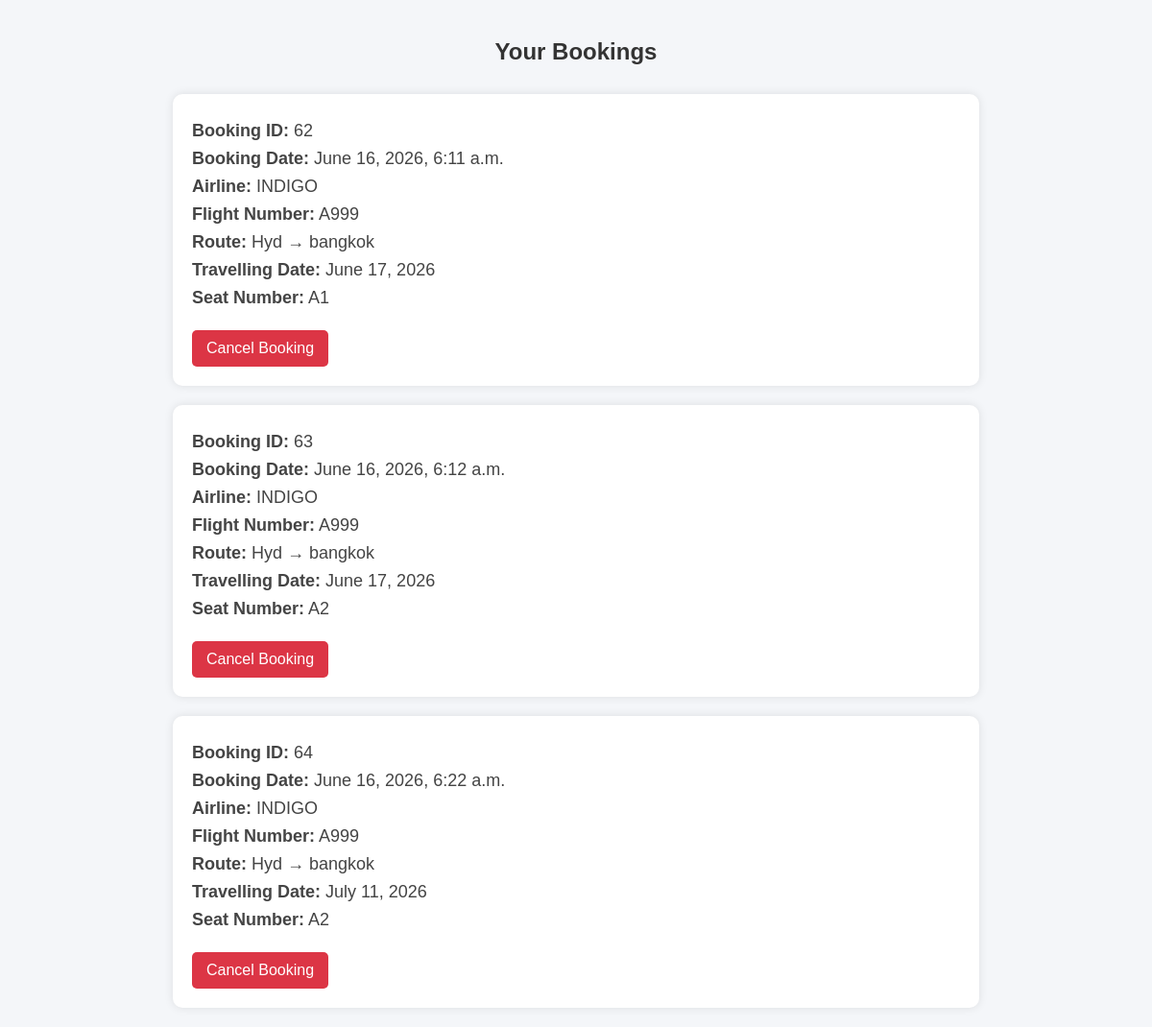
/booking/ (signed in), run on the app's committed database.
### myapp/models.py (models this page shows, shortened)
class Booking(models.Model):
    user = models.ForeignKey(User, on_delete=models.CASCADE)
    flight = models.ForeignKey(Flight, on_delete=models.CASCADE)
    travel_date = models.DateField()
    booking_date = models.DateTimeField(auto_now_add=True)
    seat_number = models.CharField( max_length=10,default='A1')
    payment_methods = models.CharField(max_length=50,default='Unknown')
    razorpay_order_id = models.CharField(
        max_length=100,
        blank=True,
        null=True
    )
    razorpay_payment_id = models.CharField(
        max_length=100,
        blank=True,
        null=True
    )
    payment_status = models.CharField(
        max_length=20,
        default='Pending'
    )

class Flight(models.Model):
    flight_number = models.CharField(max_length=10)
    source = models.CharField(max_length=50)
    destination = models.CharField(max_length=50)
    price = models.IntegerField()
    total_seats = models.IntegerField(default=5)
    flight_name = models.CharField(max_length=50, default="None")

### myapp/views.py (the view)
# urls.py: path('booking/', views.show_bookings),
def show_bookings(request):
    bookings = Booking.objects.filter(user=request.user)
    return render(request, 'show_bookings.html', {'bookings': bookings})

### myapp/templates/show_bookings.html (shortened to what this page needs)
<!DOCTYPE html>
<html>
<head>
</head>
<body>
<div class="container">
    <h2>Your Bookings</h2>
    {% if bookings %}
        {% for booking in bookings %}
        <div class="booking-card">
            <p>
                <strong>Booking ID:</strong>
                {{ booking.id }}
            </p>
            <p>
                <strong>Booking Date:</strong>
                {{ booking.booking_date }}
            </p>
            <p>
                <strong>Airline:</strong>
                {{ booking.flight.flight_name }}
            </p>
            <p>
                <strong>Flight Number:</strong>
                {{ booking.flight.flight_number }}
            </p>
            <p>
                <strong>Route:</strong>
                {{ booking.flight.source }}
                →
                {{ booking.flight.destination }}
            </p>
            <p>
                <strong>Travelling Date:</strong>
                {{ booking.travel_date }}
            </p>
            <p>
                <strong>Seat Number:</strong>
                {{ booking.seat_number }}
            </p>
            <a
                href="/cancel_booking/{{ booking.id }}/"
                class="cancel-btn"
            >
                Cancel Booking
            </a>
        </div>
        {% endfor %}
    {% endif %}
</div>
</body>
</html>

### myapp/templates/show_bookings.html (style rules this page uses)
body { margin:0; padding:0; font-family:Arial; background:#f4f6f9; }
.container { width:70%; margin:auto; margin-top:40px; }
h2 { text-align:center; color:#333; margin-bottom:30px; }
.booking-card { background:white; padding:20px; margin-bottom:20px; border-radius:10px; box-shadow:0px 0px 10px rgba(0,0,0,0.1); }
.booking-card p { font-size:18px; color:#444; margin:8px 0; }
.cancel-btn { display:inline-block; margin-top:15px; text-decoration:none; background:#dc3545; color:white; padding:10px 15px; border-radius:5px; }

### data on the page
Booking: id "62", booking_date "June 16, 2026, 6:11 a.m.", flight.flight_name "INDIGO", flight.flight_number "A999", flight.source "Hyd", flight.destination "bangkok", travel_date "June 17, 2026", seat_number "A1"
Booking: id "63", booking_date "June 16, 2026, 6:12 a.m.", flight.flight_name "INDIGO", flight.flight_number "A999", flight.source "Hyd", flight.destination "bangkok", travel_date "June 17, 2026", seat_number "A2"
Booking: id "64", booking_date "June 16, 2026, 6:22 a.m.", flight.flight_name "INDIGO", flight.flight_number "A999", flight.source "Hyd", flight.destination "bangkok", travel_date "July 11, 2026", seat_number "A2"
